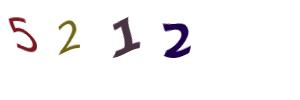
#> input picture images_captcha_générées/5212.jpg, 300 x 100 px, found by its file name
$ jupyter execute --allow-errors CaptchaSolver.ipynb   (shell and % lines are left out)
#> lines starting #> are read from the running program, lines starting #| are printed output that depends on the picture; after the words box and inside, x2 and y2 are one past the last pixel; in counts of white or black regions, pixels touching at a corner belong together
<a href="https://colab.research.google.com/github/boris-kanga/CaptchaSolver/blob/master/CaptchaSolver.ipynb" target="_parent"></a>

[cell 1]

import matplotlib.pyplot as plt
import numpy as np
import os
import PIL
import tensorflow as tf

from tensorflow import keras
from tensorflow.keras import layers
from tensorflow.keras.models import Sequential

[cell 2]
from google.colab import drive
drive.mount('/content/drive')

[cell 3]
import os
repo_url = 'https://github.com/boris-kanga/CaptchaSolver.git'
%cd /content

%cd /content/CaptchaSolver

[cell 4]
import cv2
import pickle
import os.path
import numpy as np
from imutils import paths
from sklearn.preprocessing import LabelBinarizer
from sklearn.model_selection import train_test_split
from tensorflow import keras
from keras.models import Sequential
from keras.layers.convolutional import Conv2D, MaxPooling2D
from keras.layers.core import Flatten, Dense
from helpers import resize_to_fit

[cell 5]
batch_size = 32
img_height = 20
img_width = 20
LETTER_IMAGES_FOLDER = "extracted_letter_images"
MODEL_FILENAME = "/content/CaptchaSolver/captcha_model.tflite"
MODEL_LABELS_FILENAME = "model_labels.text"

#> (a cell that did not finish here is left out)

#> (a cell that did not finish here is left out)

#> (a cell that did not finish here is left out)

[cell 9]
import matplotlib.pyplot as plt

plt.figure(figsize=(10, 10))
#> (the rest of this cell did not finish here and is left out)

[cell 10]
AUTOTUNE = tf.data.AUTOTUNE

#> (the rest of this cell did not finish here and is left out)

[cell 11]
num_classes = 10

#> (the rest of this cell did not finish here and is left out)

[cell 12]
# Train the neural network
epochs=10
#> (the rest of this cell did not finish here and is left out)

#> (a cell that did not finish here is left out)

#> (a cell that did not finish here is left out)

#> (a cell that did not finish here is left out)

#> (a cell that did not finish here is left out)

[cell 17]
#Import packages

import matplotlib.pyplot as plt
import numpy as np
import os
import PIL
import cv2
import time

import tensorflow as tf
from tensorflow import keras
from tensorflow.keras import layers
from tensorflow.keras.models import Sequential

[cell 18]
#loadModel
from google.colab import drive
drive.mount('/content/drive')

MODEL_FILENAME = "/content/drive/MyDrive/Model-captcha/captcha_model"
#> (the rest of this cell did not finish here and is left out)

[cell 19]
batch_size = 32
img_height = 20
img_width = 20
LETTER_IMAGES_FOLDER = "extracted_letter_images"

def get_number_from_image(path,img_width=20,img_height=20):
  class_names=[0,1,2,3,4,5,6,7,8,9]
  img = keras.preprocessing.image.load_img( path, target_size=(img_height, img_width))
  img_array = keras.preprocessing.image.img_to_array(img)
  img_array = tf.expand_dims(img_array, 0) # Create a batch

  predictions = model.predict(img_array)
  score = tf.nn.softmax(predictions[0])

  print(
      "This image most likely belongs to {} with a {:.2f} percent confidence."
      .format(class_names[np.argmax(score)], 100 * np.max(score))
  )
  return class_names[np.argmax(score)]

[cell 20]
### resolution captcha
def split_image(path):
  # Load image, convert to grayscale, and find edges
  image = cv2.imread(path)
#> image is the input picture: shape (100, 300, 3); mean B, G, R 245.6, 244.9, 246.4
  gray = cv2.cvtColor(image.copy(), cv2.COLOR_BGR2GRAY)
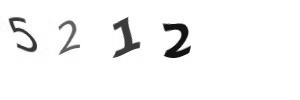
#> gray: shape (100, 300); min 5, max 255, mean 245.4
  bordersize=10

  gray = cv2.copyMakeBorder(
    gray,
    top=bordersize,
    bottom=bordersize,
    left=bordersize,
    right=bordersize,
    borderType=cv2.BORDER_CONSTANT,
    value=[255, 255, 255]
  )
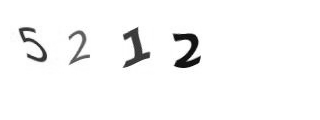
#> gray: shape (120, 320); min 5, max 255, mean 247.5
  thresh = cv2.threshold(gray, 245, 255, cv2.THRESH_BINARY)[1]
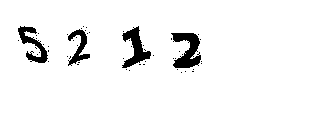
#> thresh: shape (120, 320); 94.9% white; 55 black regions (51 under 20 px)
  #cv2.imwrite('output_masked.png', thresh)
  cnts = cv2.findContours(thresh, 1,2)
#> cnts = 77 contours, 72 with area under 20; largest, box (x1, y1, x2, y2) and area: (0, 0, 320, 120) 37961, (170, 32, 202, 69) 676, (121, 25, 152, 69) 578, (17, 25, 49, 64) 497, (67, 28, 91, 67) 387
  cnts = cnts[0] if len(cnts) == 2 else cnts[1]

  h_min=15
  w_min=15
  crops_regions=[]

  for c in cnts[:-1]:
      x,y,w,h = cv2.boundingRect(c)
      if h>=h_min and w>=w_min:
        cx=(2*x+w)/2
        cy=(2*y+h)/2
        ignore=False
        for index, r in enumerate(crops_regions):
          if r[0]<=cx<=r[0]+r[2] and r[1]<=cy<=r[1]+r[3]:
            ignore=True
            break
          cxx=r[0]+(r[2])/2
          cyy=r[1]+(r[3])/2
          if x<=cxx<=x+w and y<=cyy<=y+h and r[2]>=w and r[3]>=h:
            ignore=True
            crops_regions[index]=(x,y,w,h)
            break
        if not ignore:
          crops_regions.append((x,y,w,h))
#> this loop made 76 passes
#> (x, y, w, h, cx, cy) on passes 64, 70, 74, 76: (170, 32, 32, 37, 186, 50.5), (67, 28, 24, 39, 79, 47.5), (121, 25, 31, 44, 136.5, 47), (17, 25, 32, 39, 33, 44.5)
#> (c, x, y, w, h) on passes 1, 3, 4, 5, 6, 7: ([[180, 72], [181, 71], [182, 72], [181, 73]], 180, 71, 3, 3), ([[184, 71], [185, 70], [186, 71], [185, 72]], 184, 70, 3, 3), ([[128, 70], [129, 69], [130, 70], [129, 71]], 128, 69, 3, 3), ([[192, 69], [193, 68], [194, 69], [193, 70]], 192, 68, 3, 3), ([[176, 69], [177, 68], [178, 69], [177, 70]], 176, 68, 3, 3), ([[125, 69], [126, 68], [127, 69], [126, 70]], 125, 68, 3, 3)
#> after the loop, crops_regions = [(170, 32, 32, 37), (67, 28, 24, 39), (121, 25, 31, 44), (17, 25, 32, 39)]

  i=0
  final =sorted(crops_regions, key=lambda region: region[0])
#> final = [(17, 25, 32, 39), (67, 28, 24, 39), (121, 25, 31, 44), (170, 32, 32, 37)]
  save_path="/content/temp/captcha_"+str(time.time())
  if not os.path.exists(save_path):
    os.makedirs(save_path)
  cv2.imwrite(save_path+"/thres.png",thresh)
  images_name_saved=[]
  for region in final:
      x,y,w,h=region
      letter_image = gray[y - 2:y + h + 2, x - 2:x + w + 2]
      img_name=f'{save_path}/part_{i}.png'
      cv2.imwrite(img_name,letter_image)
      images_name_saved.append(img_name)
      i+=1
#> this loop made 4 passes
#> pass 1, in split_image, `letter_image = gray[y - 2:y + h + 2, x - 2:x + w + 2]`:
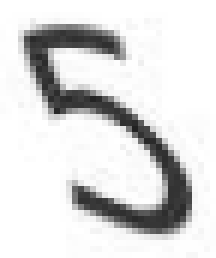
#> letter_image: shape (43, 36) (shown 6 times larger); min 34, max 255, mean 219.2
#> pass 2, in split_image, `letter_image = gray[y - 2:y + h + 2, x - 2:x + w + 2]`:
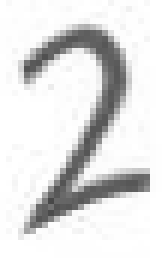
#> letter_image: shape (43, 28) (shown 6 times larger); min 72, max 255, mean 224.8
#> pass 3, in split_image, `letter_image = gray[y - 2:y + h + 2, x - 2:x + w + 2]`:
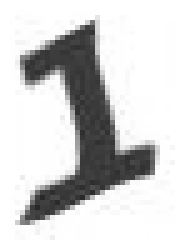
#> letter_image: shape (48, 35) (shown 5 times larger); min 40, max 255, mean 206
#> after the loop, i = 4; images_name_saved = 4 items
  return images_name_saved

def solve(path):
  try:
    images_name_saved=split_image(path)
#> images_name_saved = 4 items
    print(images_name_saved)
#| ['/content/temp/captcha_1795200364.879966/part_0.png', '/content/temp/captcha_1795200364.879966/part_1.png', '/content/temp/captcha_1795200364.879966/part_2.png', '/content/temp/captcha_1795200364.879966/part_3.png']
    text=""
    for img in images_name_saved:
      text+=str(get_number_from_image(img))
    return text
  except Exception as ex:
    print(ex)

[cell 21]
captcha_path="/content/CaptchaSolver/images_captcha_générées/5212.jpg"
solve(captcha_path)
#> (the call stopped at in get_number_from_image, `img = keras.preprocessing.image.load_img( path, target_size=(img_heigh..`: tensorflow is not available in this run)

$ run again, with images_captcha_générées/003013.jpg copied over images_captcha_générées/5212.jpg
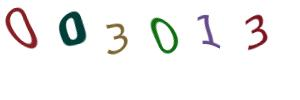
#> input picture images_captcha_générées/003013.jpg, 300 x 100 px, found by its file name
#> in split_image, image is the input picture: shape (100, 300, 3); mean B, G, R 241.6, 242.6, 242.8
#> in split_image, `thresh = cv2.threshold(gray, 245, 255, cv2.THRESH_BINARY)[1]`:
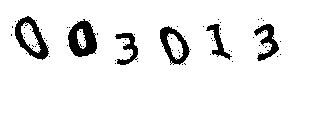
#> thresh: shape (120, 320); 92.7% white; 73 black regions (67 under 20 px)
#> cnts = 112 contours, 102 with area under 20; largest, box (x1, y1, x2, y2) and area: (0, 0, 320, 120) 37961, (14, 15, 50, 61) 959, (67, 18, 98, 58) 850, (159, 25, 191, 66) 792, (253, 23, 280, 62) 444
#> the loop in split_image, `for c in cnts[:-1]:` made 111 passes
#> (x, y, w, h, cx, cy) on passes 75, 76, 92, 96, 97, 101, 109, 111: (167, 33, 16, 27, 175, 46.5), (114, 32, 25, 34, 126.5, 49), (159, 25, 32, 41, 175, 45.5), (253, 23, 27, 39, 266.5, 42.5), (205, 23, 28, 38, 219, 42), (21, 22, 20, 31, 31, 37.5), (67, 18, 31, 40, 82.5, 38), (14, 15, 36, 46, 32, 38)
#> after the loop in split_image, `for c in cnts[:-1]:`: crops_regions = [(167, 33, 16, 27), (114, 32, 25, 34), (253, 23, 27, 39), (205, 23, 28, 38), (21, 22, 20, 31), (67, 18, 31, 40)]
#> final = [(21, 22, 20, 31), (67, 18, 31, 40), (114, 32, 25, 34), (167, 33, 16, 27), (205, 23, 28, 38), (253, 23, 27, 39)]
#> the loop in split_image, `for region in final:` made 6 passes
#> pass 3, in split_image, `letter_image = gray[y - 2:y + h + 2, x - 2:x + w + 2]`:
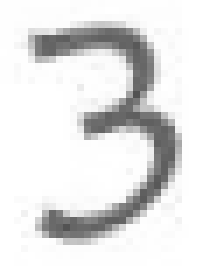
#> letter_image: shape (38, 29) (shown 7 times larger); min 82, max 255, mean 226
#> after the loop in split_image, `for region in final:`: i = 6; images_name_saved = 6 items
#> (printed output is left out)

$ run again, with images_captcha_générées/00355.jpg copied over images_captcha_générées/5212.jpg
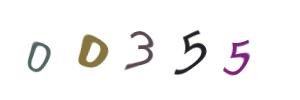
#> input picture images_captcha_générées/00355.jpg, 300 x 100 px, found by its file name
#> in split_image, image is the input picture: shape (100, 300, 3); mean B, G, R 244.2, 244.4, 245.5
#> in split_image, `thresh = cv2.threshold(gray, 245, 255, cv2.THRESH_BINARY)[1]`:
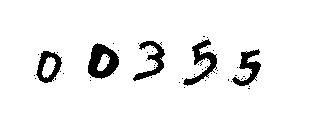
#> thresh: shape (120, 320); 93.4% white; 54 black regions (49 under 20 px)
#> cnts = 83 contours, 75 with area under 20; largest, box (x1, y1, x2, y2) and area: (0, 0, 320, 120) 37961, (87, 42, 120, 80) 846, (35, 50, 63, 84) 620, (182, 38, 218, 87) 596, (132, 40, 166, 82) 514, (231, 48, 262, 87) 511, (42, 57, 56, 78) 163, (97, 54, 110, 71) 116
#> the loop in split_image, `for c in cnts[:-1]:` made 82 passes
#> (x, y, w, h, cx, cy) on passes 66, 69, 76, 78, 80: (35, 50, 28, 34, 49, 67), (231, 48, 31, 39, 246.5, 67.5), (87, 42, 33, 38, 103.5, 61), (132, 40, 34, 42, 149, 61), (182, 38, 36, 49, 200, 62.5)
#> after the loop in split_image, `for c in cnts[:-1]:`: crops_regions = [(35, 50, 28, 34), (231, 48, 31, 39), (87, 42, 33, 38), (132, 40, 34, 42), (182, 38, 36, 49)]
#> final = [(35, 50, 28, 34), (87, 42, 33, 38), (132, 40, 34, 42), (182, 38, 36, 49), (231, 48, 31, 39)]
#> the loop in split_image, `for region in final:` made 5 passes
#> pass 3, in split_image, `letter_image = gray[y - 2:y + h + 2, x - 2:x + w + 2]`:
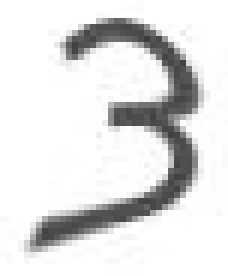
#> letter_image: shape (46, 38) (shown 6 times larger); min 60, max 255, mean 224.4
#> after the loop in split_image, `for region in final:`: i = 5; images_name_saved = 5 items
#> (printed output is left out)

$ run again, with images_captcha_générées/00454.jpg copied over images_captcha_générées/5212.jpg
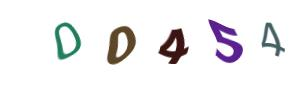
#> input picture images_captcha_générées/00454.jpg, 300 x 100 px, found by its file name
#> in split_image, image is the input picture: shape (100, 300, 3); mean B, G, R 240.5, 239.4, 240.2
#> in split_image, `thresh = cv2.threshold(gray, 245, 255, cv2.THRESH_BINARY)[1]`:
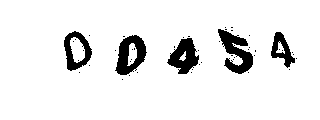
#> thresh: shape (120, 320); 91.9% white; 49 black regions (44 under 20 px)
#> cnts = 71 contours, 61 with area under 20; largest, box (x1, y1, x2, y2) and area: (0, 0, 320, 120) 37961, (114, 34, 148, 76) 922, (217, 28, 254, 75) 852, (63, 30, 93, 72) 846, (166, 37, 200, 75) 745
#> the loop in split_image, `for c in cnts[:-1]:` made 70 passes
#> (x, y, w, h, cx, cy) on passes 55, 57, 62, 64, 65, 68: (166, 37, 34, 38, 183, 56), (70, 37, 15, 26, 77.5, 50), (114, 34, 34, 42, 131, 55), (270, 31, 26, 38, 283, 50), (63, 30, 30, 42, 78, 51), (217, 28, 37, 47, 235.5, 51.5)
#> after the loop in split_image, `for c in cnts[:-1]:`: crops_regions = [(166, 37, 34, 38), (70, 37, 15, 26), (114, 34, 34, 42), (270, 31, 26, 38), (217, 28, 37, 47)]
#> final = [(70, 37, 15, 26), (114, 34, 34, 42), (166, 37, 34, 38), (217, 28, 37, 47), (270, 31, 26, 38)]
#> the loop in split_image, `for region in final:` made 5 passes
#> pass 3, in split_image, `letter_image = gray[y - 2:y + h + 2, x - 2:x + w + 2]`:
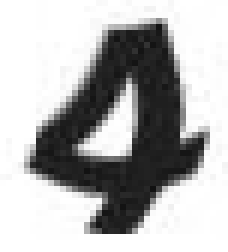
#> letter_image: shape (42, 38) (shown 6 times larger); min 17, max 255, mean 179.7
#> after the loop in split_image, `for region in final:`: i = 5; images_name_saved = 5 items
#> (printed output is left out)
